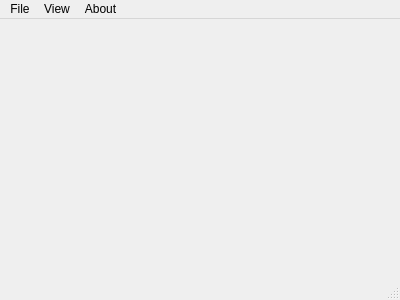
<?xml version="1.0" encoding="UTF-8"?>
<ui version="4.0">
 <class>MainWindow</class>
 <widget class="QMainWindow" name="MainWindow">
  <property name="geometry">
   <rect>
    <x>0</x>
    <y>0</y>
    <width>400</width>
    <height>300</height>
   </rect>
  </property>
  <property name="windowTitle">
   <string>MainWindow</string>
  </property>
  <widget class="QWidget" name="centralWidget"/>
  <widget class="QStatusBar" name="statusBar"/>
  <widget class="QMenuBar" name="menuBar">
   <property name="geometry">
    <rect>
     <x>0</x>
     <y>0</y>
     <width>400</width>
     <height>21</height>
    </rect>
   </property>
   <widget class="QMenu" name="menuFile">
    <property name="title">
     <string>File</string>
    </property>
    <addaction name="actionExit"/>
   </widget>
   <widget class="QMenu" name="menuView">
    <property name="title">
     <string>View</string>
    </property>
    <addaction name="actionContentList"/>
    <addaction name="actionDemo_2"/>
    <addaction name="actionDemo_3"/>
   </widget>
   <widget class="QMenu" name="menuAbout">
    <property name="title">
     <string>About</string>
    </property>
   </widget>
   <addaction name="menuFile"/>
   <addaction name="menuView"/>
   <addaction name="menuAbout"/>
  </widget>
  <action name="actionAddSectionContent">
   <property name="text">
    <string>Add SectionContent</string>
   </property>
  </action>
  <action name="actionContentList">
   <property name="text">
    <string>Contents...</string>
   </property>
  </action>
  <action name="actionDemo_2">
   <property name="text">
    <string>Demo 2</string>
   </property>
  </action>
  <action name="actionDemo_3">
   <property name="text">
    <string>Demo 3</string>
   </property>
  </action>
  <action name="actionExit">
   <property name="text">
    <string>Exit</string>
   </property>
  </action>
 </widget>
 <layoutdefault spacing="6" margin="11"/>
 <resources/>
 <connections/>
</ui>
